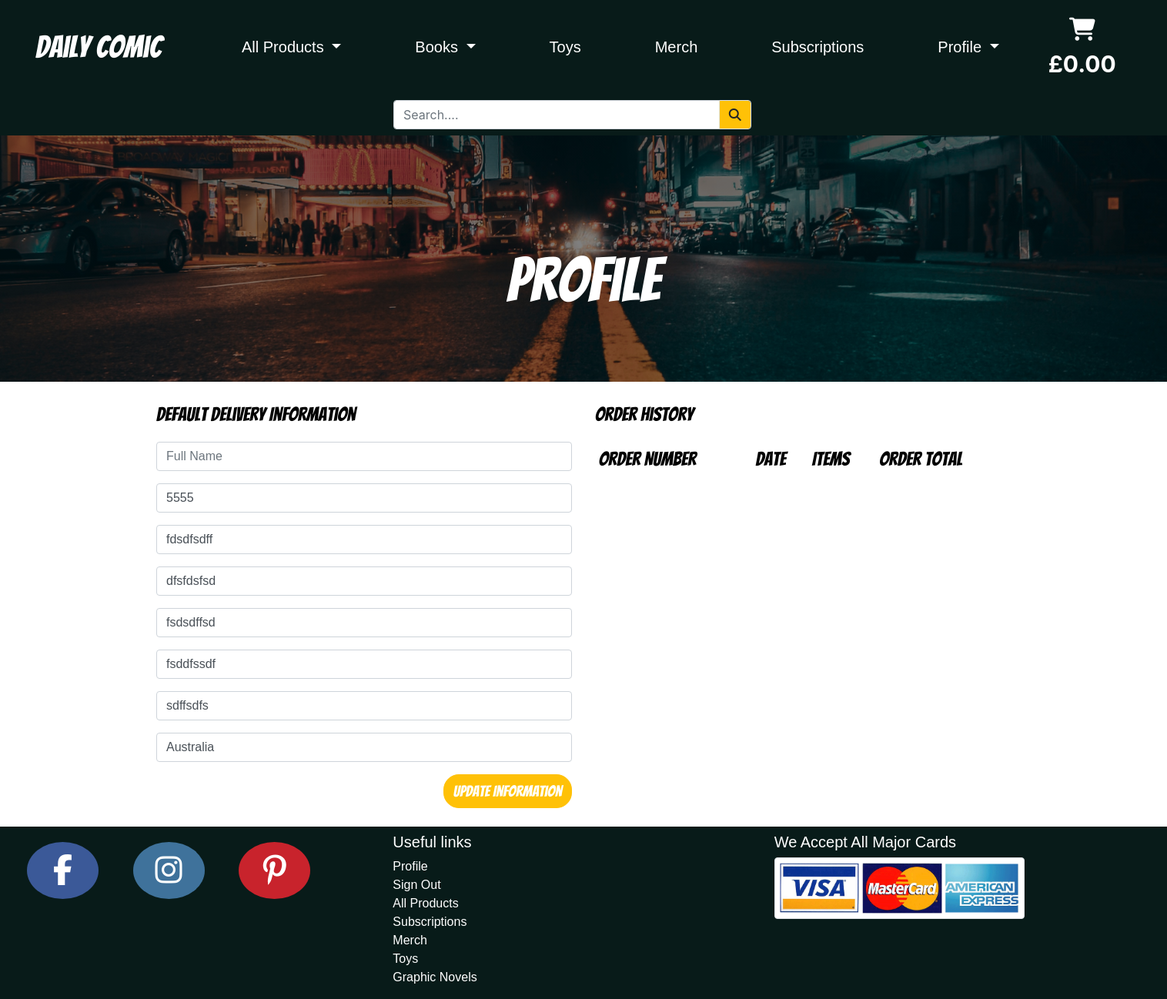
The page /profile/ (signed in) on the database as committed earlier.
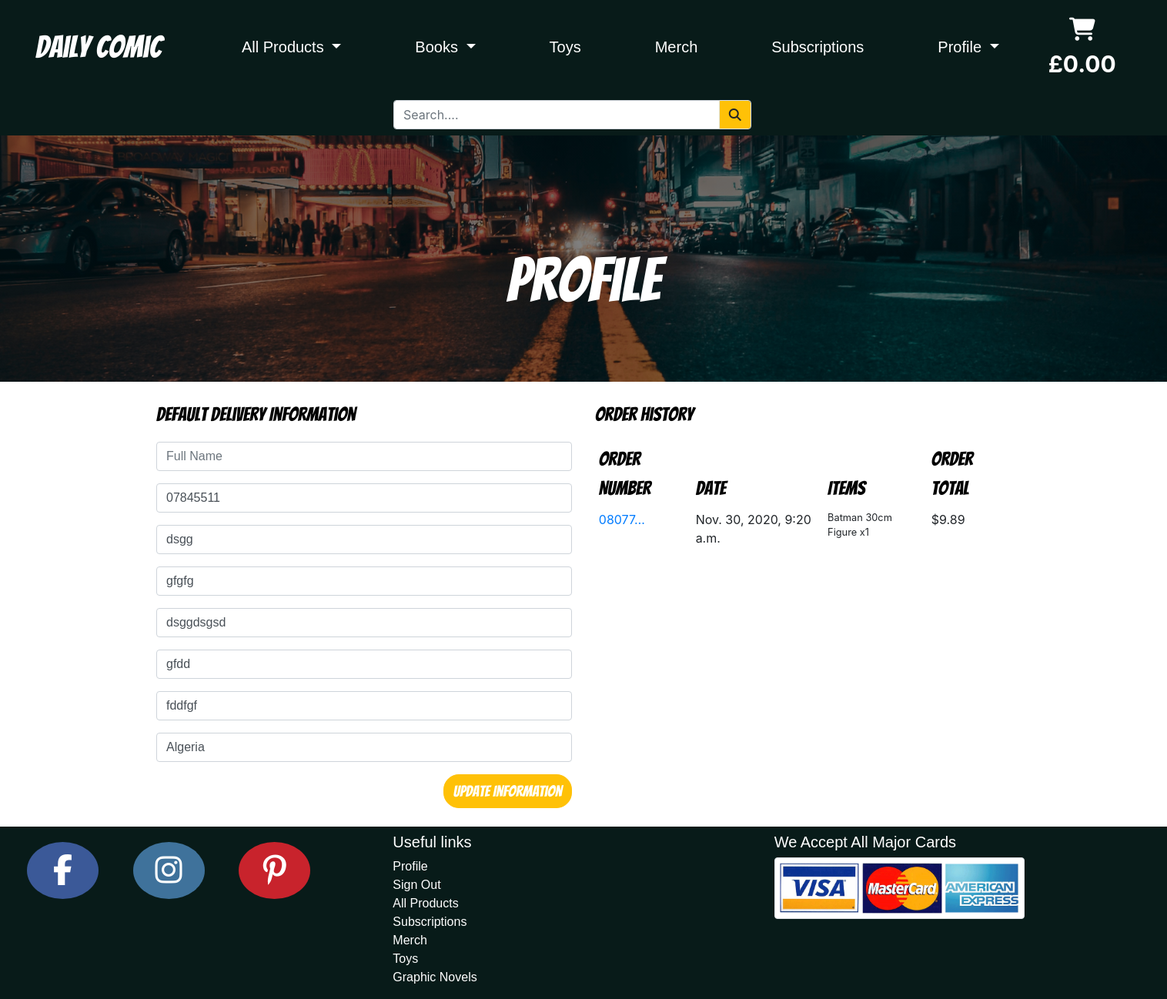
The same page on the database as committed later.
### profiles/models.py (models this page shows, shortened)
class  Userprofiles(models.Model):
    user = models.OneToOneField(User, on_delete=models.CASCADE)
    default_full_name = models.CharField(max_length=80,
                                               null=True, blank=True)
    default_phone_number = models.CharField(max_length=20,
                                            null=True, blank=True)
    default_street_address1 = models.CharField(max_length=80,
                                               null=True, blank=True)
    default_street_address2 = models.CharField(max_length=80,
                                               null=True, blank=True)
    default_town_or_city = models.CharField(max_length=40,
                                            null=True, blank=True)
    default_county = models.CharField(max_length=80,
                                      null=True, blank=True)
    default_postcode = models.CharField(max_length=20,
                                        null=True, blank=True)
    default_country = CountryField(blank_label='Country',
                                   null=True, blank=True)

### checkout/models.py (models this page shows, shortened)
class Order(models.Model):
    order_number = models.CharField(max_length=32, null=False, editable=False)
    user_profile = models.ForeignKey(
        Userprofiles, on_delete=models.SET_NULL, null=True,
        blank=True, related_name='orders')
    full_name = models.CharField(max_length=50, null=False, blank=False)
    email = models.EmailField(max_length=254, null=False, blank=False)
    phone_number = models.CharField(max_length=20, null=False, blank=False)
    country = CountryField(blank_label="Country *", null=False, blank=False)
    postcode = models.CharField(max_length=20, null=True, blank=True)
    town_or_city = models.CharField(max_length=40, null=False, blank=False)
    street_address1 = models.CharField(max_length=80, null=False, blank=False)
    street_address2 = models.CharField(max_length=80, null=True, blank=True)
    county = models.CharField(max_length=80, null=True, blank=True)
    date = models.DateTimeField(auto_now_add=True)
    delivery_cost = models.DecimalField(max_digits=6, decimal_places=2, null=False, default=0)
    order_total = models.DecimalField(max_digits=10, decimal_places=2, null=False, default=0)
    grand_total = models.DecimalField(max_digits=10, decimal_places=2, null=False, default=0)
    original_bag = models.TextField(null=False, blank=False, default='')
    stripe_pid = models.CharField(max_length=254, null=False, blank=False, default='')

class OrderLineItem(models.Model):
    order = models.ForeignKey(Order, null=False, blank=False, on_delete=models.CASCADE, related_name='lineitems')
    product = models.ForeignKey(Product, null=False, blank=False, on_delete=models.CASCADE)
    sub_id = models.CharField(max_length=254, blank=True)
    product_size = models.CharField(max_length=2, null=True, blank=True) # XS, S, M, L, XL
    quantity = models.IntegerField(null=False, blank=False, default=0)
    lineitem_total = models.DecimalField(max_digits=6, decimal_places=2, null=False, blank=False, editable=False)

### products/models.py (models this page shows, shortened)
class Product(models.Model):
    category = models.ForeignKey(
        'Category', null=True, blank=True, on_delete=models.SET_NULL)
    sku = models.CharField(max_length=254, blank=True)
    name = models.CharField(max_length=254)
    universe = models.CharField(max_length=254, blank=True)
    hero = models.CharField(max_length=254, blank=True)
    author = models.CharField(max_length=254, blank=True)
    artist = models.CharField(max_length=254, blank=True)
    publishedby = models.CharField(max_length=254, blank=True)
    description = models.TextField()
    has_sizes = models.BooleanField(default=False, null=True, blank=True)
    is_subscription = models.BooleanField(default=False, null=True, blank=True)
    sub_id = models.CharField(max_length=254, blank=True)
    rrp = models.DecimalField(max_digits=6, decimal_places=2)
    price = models.DecimalField(max_digits=6, decimal_places=2)
    rating = models.DecimalField(
        max_digits=6, decimal_places=2, blank=True)
    image_url = models.URLField(
        max_length=1024, blank=True)
    image = models.ImageField(blank=True)

### profiles/views.py (the view)
# urls.py: path('', views.theProfile, name='theprofile'),
def theProfile(request):
    profile = get_object_or_404(Userprofiles, user=request.user)
    if request.method == 'POST':
        form = ProfileForm(request.POST, instance=profile)
        if form.is_valid():
            form.save()
            messages.success(
                request, 'Successfully updated your details!')
    orders = profile.orders.all()
    template = 'profiles/theprofile.html'
    form = ProfileForm(instance=profile)
    context = {
        'form': form,
        'orders': orders,
        'on_profile': True,
    }
    return render(request, template, context)

### profiles/forms.py
class ProfileForm(forms.ModelForm):
    class Meta:
        model = Userprofiles
        exclude = ('user',)
    def __init__(self, *args, **kwargs):
        super().__init__(*args, **kwargs)
        placeholders = {
            'default_full_name': 'Full Name',
            'default_phone_number': 'Phone Number',
            'default_country': 'Country',
            'default_postcode': 'Postal Code',
            'default_town_or_city': 'Town or City',
            'default_street_address1': 'Street Address 1',
            'default_street_address2': 'Street Address 2',
            'default_county': 'County',
        }
        self.fields['default_phone_number'].widget.attrs['autofocus'] = True
        for field in self.fields:
            if self.fields[field].required:
                placeholder = f'{placeholders[field]} *'
            else:
                placeholder = placeholders[field]
            self.fields[field].widget.attrs['placeholder'] = placeholder
            self.fields[field].widget.attrs['class'] = ''
            self.fields[field].label = False

### profiles/templates/profiles/theprofile.html (shortened to what this page needs)
{% extends "base.html" %}
{% load static %}
{% block extra_css %}
    <link rel="stylesheet" href="{% static 'profiles/css/profiles.css' %}">
{% endblock %}
{% block content %}
    <div class="hero-image1">
	<div class="hero-text">
    <h1>Profile</h1>
	</div>
</div>
<div class="container warpper">
	<div class="row mb-4">
		<div class="col-12 col-lg-6 mt-4">
			<p class="product-title">Default Delivery Information</p>
			<form class="mt-3 product-text" action="{% url 'theprofile' %}" method="POST" id="profile-update-form">
				{{ form|crispy }}
				<button class="btn btn-warning produtPageButton float-right">Update Information</button>
			</form>
		</div>
		<div class="col-12 col-lg-6 mt-4 mb-4">
			<p class="product-title">Order History</p>
			<div class="order-history table-responsive">
				<table class="table table-sm table-borderless">
					<thead class="product-title table-head">
						<tr>
							<th>Order Number</th>
							<th>Date</th>
							<th>Items</th>
							<th>Order Total</th>
						</tr>
					</thead>
					<tbody>
				 {% for order in orders %}
                                <tr>
                                    <td>
                                        <a href="{% url 'order_history' order.order_number %}"
                                        title="{{ order.order_number }}">
                                            {{ order.order_number|truncatechars:6 }}
                                        </a>
                                    </td>
                                    <td>{{ order.date }}</td>
                                    <td>
                                        <ul class="list-unstyled">
                                            {% for item in order.lineitems.all %}
                                                <li class="small">
                                                    {{ item.product.name }} x{{ item.quantity }}
                                                </li>
                                            {% endfor %}
                                        </ul>
                                    </td>
                                    <td>${{ order.grand_total }}</td>
                                </tr>
                            {% endfor %}
                        </tbody>
                    </table>
                </div>
            </div>
</div>
</div>
{% endblock %}

Rows that differ between the two databases and show on the page:
changed Userprofiles: default_phone_number "5555" → "07845511"; default_street_address1 "fdsdfsdff" → "dsgg"; default_street_address2 "dfsfdsfsd" → "gfgfg"; default_town_or_city "fsdsdffsd" → "dsggdsgsd"; default_county "fsddfssdf" → "gfdd"; default_postcode "sdffsdfs" → "fddfgf"; default_country "Australia" → "Algeria"
added Order: order_number "08077…", date "Nov. 30, 2020, 9:20 a.m.", grand_total "9.89"
added OrderLineItem: product.name "Batman 30cm Figure", quantity "1"
